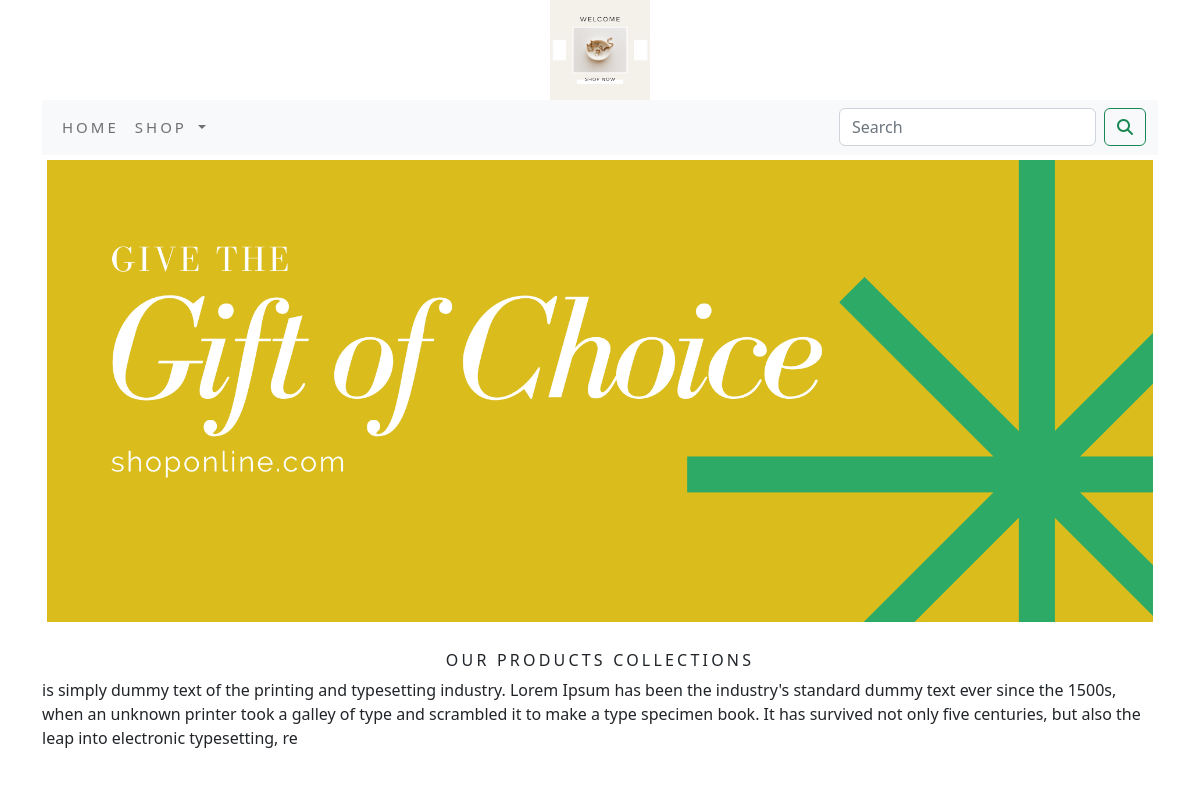
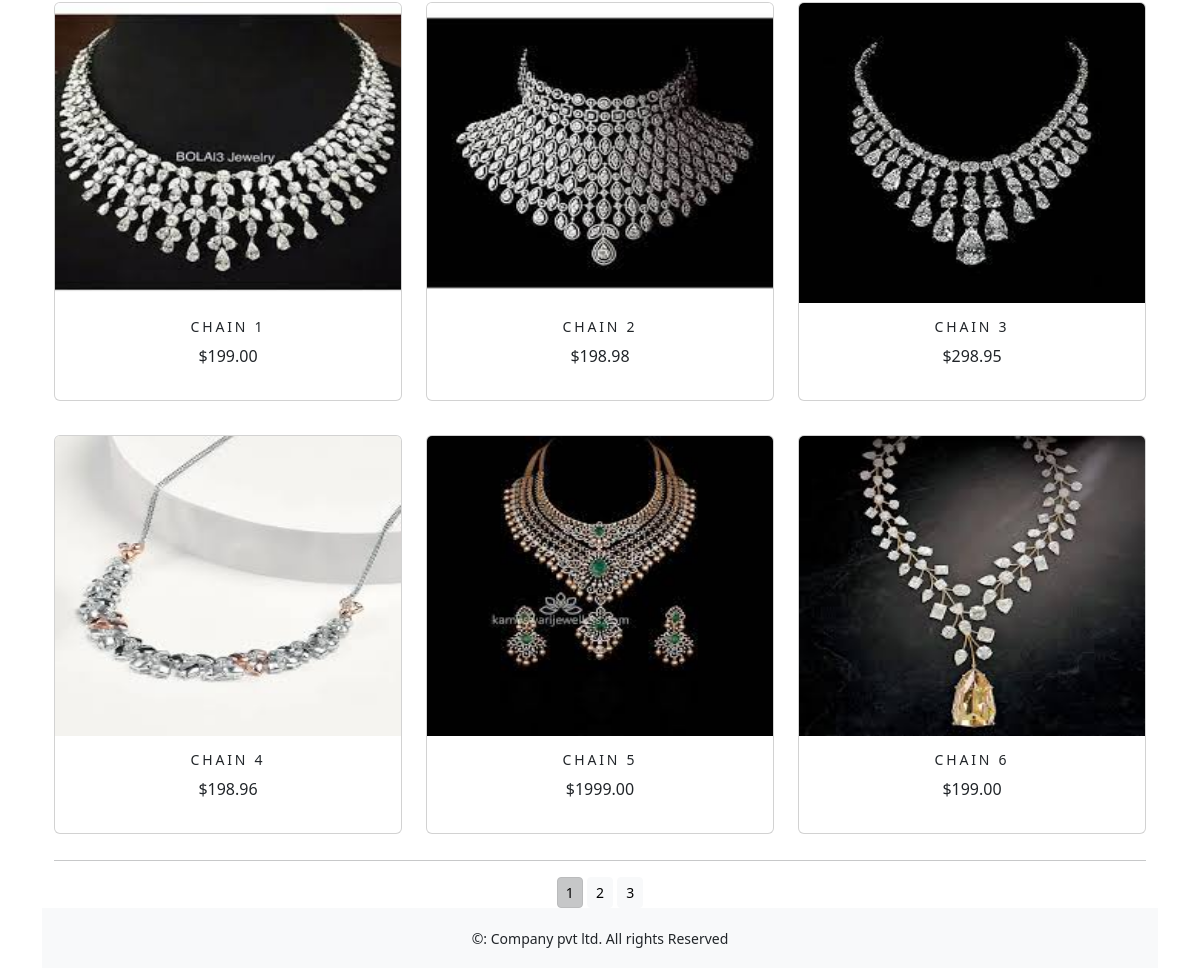
The app's page /shop/ with its own data (2 pictures, top to bottom).
### shoppingapp/models.py (models this page shows, shortened)
class Product(models.Model):
    name = models.CharField(max_length=255, unique=True)
    slug = models.SlugField(max_length=255, unique=True)
    description = models.TextField(blank=True)
    price = models.DecimalField(max_digits=10, decimal_places=2)
    category = models.ForeignKey(Category, on_delete=models.CASCADE)
    image = models.ImageField(upload_to='product', blank=True)
    stock = models.IntegerField()
    available = models.BooleanField(default=True)
    created = models.DateTimeField(auto_now_add=True)
    updated = models.DateTimeField(auto_now=True)
    def get_url(self):
        return reverse('shoppingapp:prodCatdetail', args=[self.category.slug, self.slug])
    class Meta:
        ordering = ('name',)
        verbose_name = 'product'
        verbose_name_plural = 'products'

### shoppingapp/views.py (the view)
# urls.py: path('', views.allProdCat, name='allProdCat'),
def allProdCat(request, c_slug=None):
    c_page = None
    products_list = None
    if c_slug != None:
        c_page = get_object_or_404(Category, slug=c_slug)
        products_list = Product.objects.all().filter(category=c_page, available=True)
    else:
        products_list = Product.objects.all().filter(available=True)
    paginator = Paginator(products_list, 6)
    try:
        page = int(request.GET.get('page', '1'))
    except:
        page = 1
    try:
        products = paginator.page(page)
    except (EmptyPage, InvalidPage):
        products = paginator.page(paginator.num_pages)
    return render(request, 'category.html', {'category':c_page, 'products':products})

### cart/context_processors.py (called while the page is built)
def counter(request):
    item_count = 0
    if 'admin' in request.path:
        return {}
    else:
        try:
            cart = Cart.objects.filter(cart_id=_cart_id(request))
            cart_items = CartItem.objects.all().filter(cart=cart[:1])
            for cart_item in cart_items:
                item_count += cart_item.quantity
        except Cart.DoesNotExist:
            item_count = 0
    return dict(item_count=item_count)

### cart/views.py (called while the page is built)
def _cart_id(request):
    cart = request.session.session_key
    if not cart:
        cart = request.session.create()
    return cart

### shoppingapp/context_processors.py (called while the page is built)
def menu_links(request):
    links = Category.objects.all()
    return dict(links=links)

### shoppingapp/models.py (called while the page is built)
    def get_url(self):
        return reverse('shoppingapp:products_by_category', args=(self.slug, ))

### templates/category.html (shortened to what this page needs)
{% extends 'base.html' %}
{% load static %}
{% block content %}
<div class="mx_auto">
    {% if category %}
    <img class="my_image" src="{{ category.image.url }}" alt="{{ category.name }}" width="100%">
</div><br>
<div>
    <h1 class="text-center my_title">{{ category.name }}</h1>
    <p class="text-justify">{{ category.description }}</p>
</div>
    {% else %}
    <div>
        <img class="my_image my_image_padding"  src="{% static 'img/banner.png' %}" width='100%'alt="products" height="350px">
    </div><br>
<div>
    <h1 class="text-center my_title">Our products collections </h1>
    <p class="text-justify">is simply dummy text of the printing and typesetting industry. Lorem Ipsum has been the industry's standard dummy text ever since the 1500s, when an unknown printer took a galley of type and scrambled it to make a type specimen book. It has survived not only five centuries, but also the leap into electronic typesetting, re</p>
</div>
    {% endif %}
<div class="container">
    <div class="row">
        {% for product in products.object_list %}
        <div class="my_bottom_margin col-sm-12 col-md-4 mt-4">
            <div class="card text-center" style="min-width: 18rem;">
                <a href="{{ product.get_url }}"><img src="{{ product.image.url }}" class="card-img-top" height="300px" alt="{{ product.name }}"></a>
                <div class="card-body">
                    <h4>{{ product.name }}</h4>
                    <p>${{ product.price }}</p>
                </div>
            </div>
        </div>
        {% endfor %}
    </div>
    <div class="mx-auto">
        {% if products.paginator.num_pages > 1 %}
            <hr>
            <div class="text-center">
                {% for pg in products.paginator.page_range %}
                <a href="?page={{pg}}" class="btn btn-light btn-sm {% if products.number == pg %} active {% endif %}">{{ pg }}</a>
                {% endfor %}
            </div>
        {% endif %}
    </div>
</div>
{% endblock %}

### templates/base.html (shortened to what this page needs)
{% load static %}
<!DOCTYPE html>
<html lang="en">
<head>
    <link href="{% static 'css/bootstrap.min.css' %}" rel="stylesheet">
    <link rel="stylesheet" href="{% static 'css/custom.css' %}">
</head>
<body class="d-flex flex-column min-vh-100">
    {% include 'header.html' %}
    <div class="container">
        {% include 'navbar.html' %}
        {% block content %}
        {% endblock %}
    </div>
    {% include 'footer.html' %}
</body>
</html>

### templates/header.html
{% load static %}
<header>
    <center>
        <a href="{% url 'shoppingapp:allProdCat' %}"><img src="{% static 'img/logo.png' %}" alt="image" width="100px" height="100px"></a>
    </center>
</header>

### templates/navbar.html (shortened to what this page needs)
<nav class="navbar navbar-expand-lg bg-light">
    <div class="container-fluid">
      <div class="collapse navbar-collapse" id="navbarSupportedContent">
        <ul class="navbar-nav me-auto mb-2 mb-lg-0">
          <li class="nav-item">
            <a class="nav-link" href="{% url 'shoppingapp:allProdCat' %}">Home</a>
          </li>
          <li class="nav-item dropdown {% if 'shoppingapp' in request.path %} active {% endif %}">
            <a class="nav-link dropdown-toggle" href="#" role="button" data-bs-toggle="dropdown" aria-expanded="false">
              Shop
            </a>
          </li>
        </ul>
        <form class="d-flex" role="search" action="{% url 'search_app:SearchResult' %}" method="GET">
          <input class="form-control me-2" type="search" placeholder="Search" aria-label="Search" name="q">
          <button class="btn btn-outline-success" type="submit"><i class="fa fa-search"></i></button>
        </form>
      </div>
    </div>
</nav>

### templates/footer.html
<div class="footer navbar-fixed-bottom my_footer mt-auto">
    <p class="text-center">&copy: Company pvt ltd. All rights Reserved</p>
</div>

### static/css/custom.css (style rules this page uses)
.nav-item { letter-spacing: .2em; font-size: 15px; text-transform: uppercase; }
.my_footer { background-color: #f8f9fa; height: 60px; width: 100%; }
.my_footer p { padding-top: 20px; font-size: 14px; }
.my_image { width: 100%; height: auto; }
.my_title { font-size: 16px; text-transform: uppercase; letter-spacing: .2em; }
.my_image_padding { padding: 5px; }
.my_bottom_margin { margin-bottom: 10px; }
.card-body h4 { font-size: 14px; text-transform: uppercase; letter-spacing: .2em; }

### records on screen
Product: image (picture), name "CHAIN 1", price "199.00"
Product: image (picture), name "CHAIN 2", price "198.98"
Product: image (picture), name "CHAIN 3", price "298.95"
Product: image (picture), name "CHAIN 4", price "198.96"
Product: image (picture), name "CHAIN 5", price "1999.00"
Product: image (picture), name "CHAIN 6", price "199.00"

### other values on screen
{{ pg }} "1" "2" "3"
